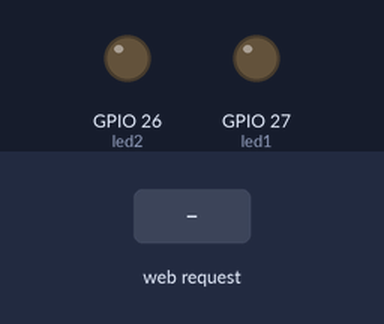
This sketch was run on a simulated ESP32. On the bench: output pins drawn as LEDs (lit = HIGH). Inputs (shaded band) come from the test bench. WiFi joins after 1.5 s; servers stay silent unless stated; what the sketch prints to the serial monitor is not drawn.

Above: at 2.7 s.
2.8 s: HTTP request GET /LED1ON received
At 4.0 s:
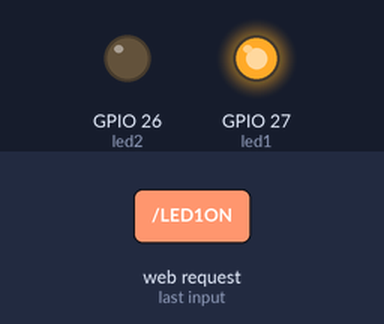
4.3 s: HTTP request GET /LED2ON received
At 5.2 s:
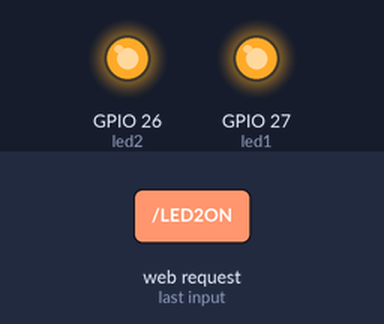
5.8 s: HTTP request GET /LED1OFF received
At 6.4 s:
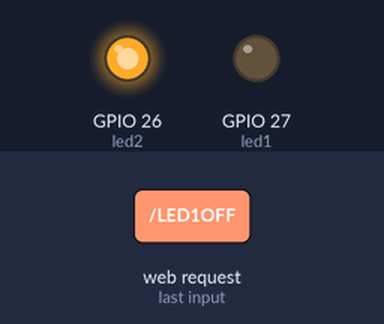
7.3 s: HTTP request GET /LED2OFF received
At 8.7 s:
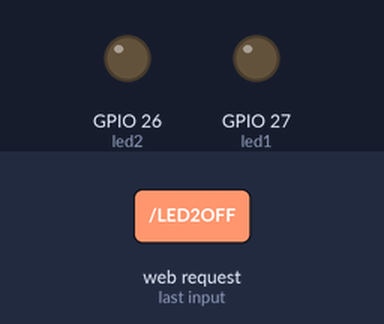
Timing chart, 0 to 9.8 s (numbered marks = the images above; inputs shaded):
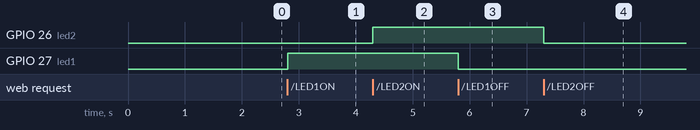

The sketch:

twoleds_website.ino
```cpp
#include <WiFi.h>

const char* ssid = "Galaxy M21DE4B";
const char* password = "njpc4983";

WiFiServer server(80);

const int led1 = 27;
const int led2 = 26;

void setup()
{
  Serial.begin(115200);

  pinMode(led1, OUTPUT);
  pinMode(led2, OUTPUT);

  digitalWrite(led1, LOW);
  digitalWrite(led2, LOW);

  WiFi.begin(ssid,password);

  Serial.print("Connecting");

  while(WiFi.status()!=WL_CONNECTED)
  {
    delay(500);
    Serial.print(".");
  }

  Serial.println();
  Serial.println("Connected!");

  Serial.print("IP Address: ");
  Serial.println(WiFi.localIP());

  server.begin();
}

void loop()
{
  WiFiClient client = server.available();

  if(client)
  {
    String request = client.readStringUntil('\r');

    if(request.indexOf("/LED1ON")!=-1)
      digitalWrite(led1,HIGH);

    if(request.indexOf("/LED1OFF")!=-1)
      digitalWrite(led1,LOW);

    if(request.indexOf("/LED2ON")!=-1)
      digitalWrite(led2,HIGH);

    if(request.indexOf("/LED2OFF")!=-1)
      digitalWrite(led2,LOW);

    client.println("HTTP/1.1 200 OK");
    client.println("Content-Type:text/html");
    client.println();

    client.println(R"rawliteral(
<!DOCTYPE html>
<html>

<body style="text-align:center; margin-top:80px">

<h1>ESP32 Two LED Controller</h1>

<a href="/LED1ON">
<button style="padding:20px">LED1 ON</button>
</a>

<a href="/LED1OFF">
<button style="padding:20px">LED1 OFF</button>
</a>

<br><br>

<a href="/LED2ON">
<button style="padding:20px">LED2 ON</button>
</a>

<a href="/LED2OFF">
<button style="padding:20px">LED2 OFF</button>
</a>

</body>
</html>
)rawliteral");

    client.stop();
  }
}
```

Measured:
- after the input at 2.8 s, GPIO 27 (led1): LOW → HIGH at once
- after the input at 4.3 s, GPIO 26 (led2): LOW → HIGH at once
- after the input at 5.8 s, GPIO 27 (led1): HIGH → LOW at once
- after the input at 7.3 s, GPIO 26 (led2): HIGH → LOW at once
